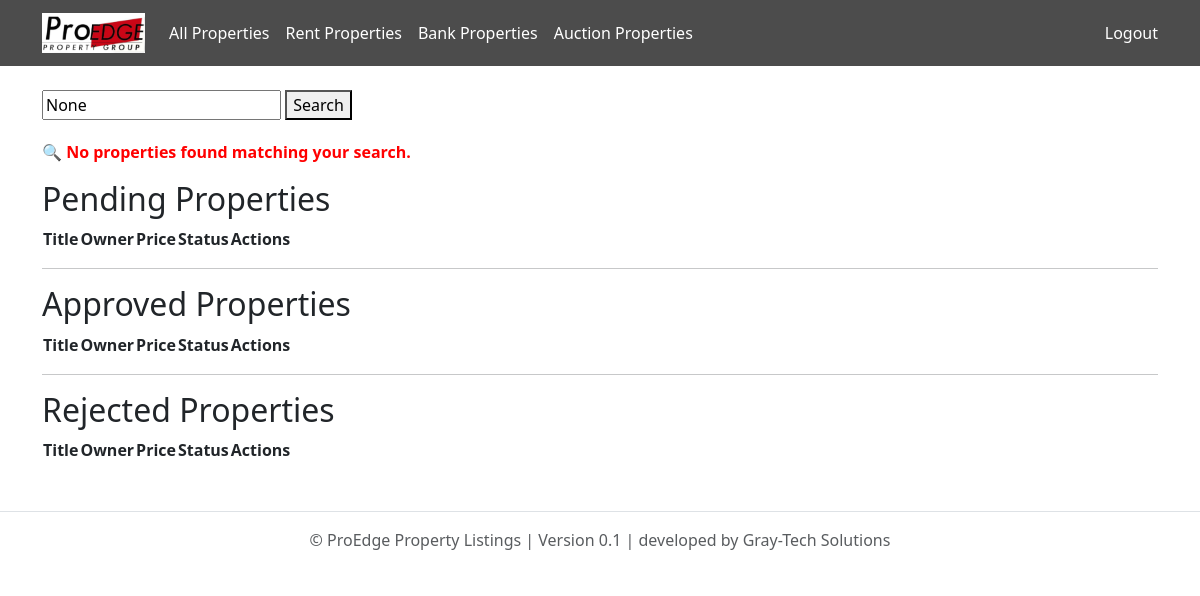
The app's page /adminpanel/properties/ (signed in), older data.
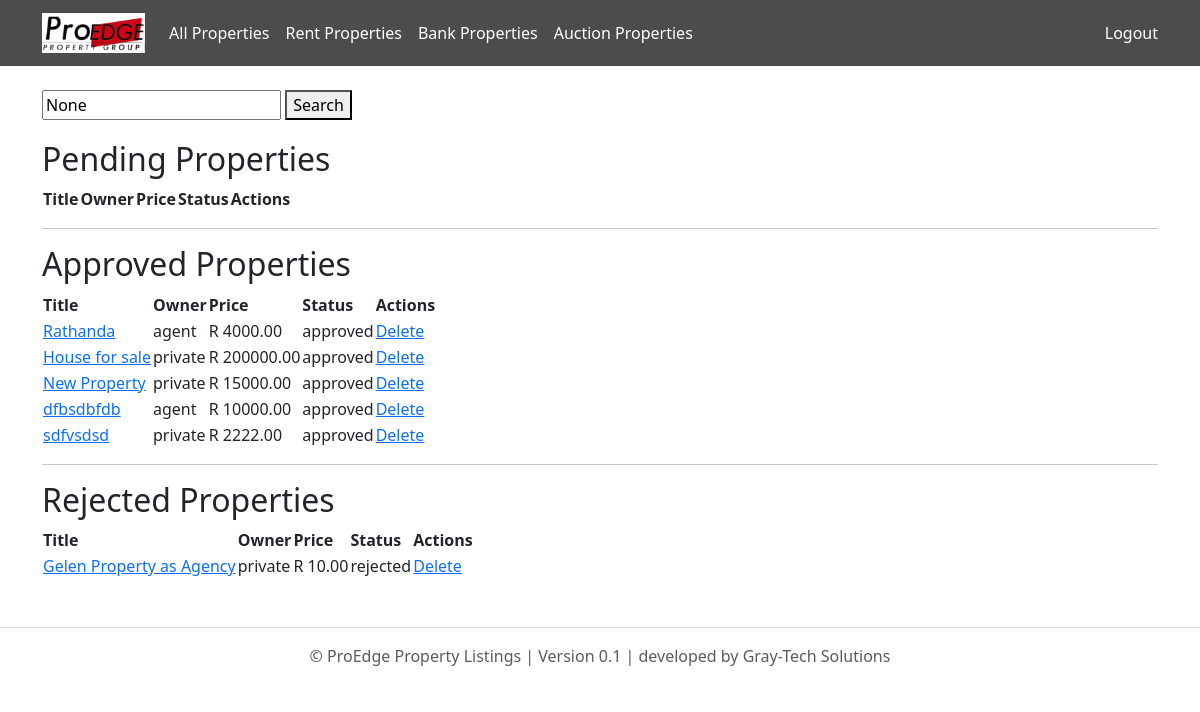
The same page, newer data.
### listings/models.py (models this page shows, shortened)
class Property(models.Model):
    PROPERTY_TYPE_CHOICES = [
        ('house', 'House'),
        ('apartment', 'Apartment'),
        ('land', 'Vacant Land'),
        ('commercial', 'Commercial'),
        ('industrial', 'Industrial'),
    ]
    LISTING_TYPE_CHOICES = [
        ('private', 'Private Seller'),
        ('agent', 'Agent'),
        ('bank', 'Bank Property'),
    ]
    STATUS_CHOICES = [
        ('approved', 'Approved'),
        ('pending', 'Pending'),
        ('rejected', 'Rejected'),
        ('sold', 'Sold'),
    ]
    title = models.CharField(max_length=200)
    description = models.TextField()
    price = models.DecimalField(max_digits=12, decimal_places=2)
    location = models.CharField(max_length=255)
    province = models.CharField(max_length=100)  # Now a free-text field
    area = models.CharField(max_length=100, null=True, blank=True)
    property_type = models.CharField(max_length=20, choices=PROPERTY_TYPE_CHOICES)
    listing_type = models.CharField(max_length=20, choices=LISTING_TYPE_CHOICES, default='')
    status = models.CharField(max_length=20, choices=STATUS_CHOICES)
    latitude = models.DecimalField(max_digits=9, decimal_places=6, null=True, blank=True)
    longitude = models.DecimalField(max_digits=9, decimal_places=6, null=True, blank=True)
    floor_plan = models.FileField(upload_to='floor_plans/', null=True, blank=True)
    number_of_bedrooms = models.PositiveIntegerField(null=True, blank=True)
    number_of_kitchens = models.PositiveIntegerField(null=True, blank=True)
    number_of_bathrooms = models.PositiveIntegerField(null=True, blank=True)
    number_of_garages = models.PositiveIntegerField(null=True, blank=True)
    floor_area_m2 = models.DecimalField(max_digits=10, decimal_places=2, null=True, blank=True)
    erf_size_m2 = models.DecimalField(max_digits=10, decimal_places=2, null=True, blank=True)
    price_per_m2 = models.DecimalField(max_digits=10, decimal_places=2, null=True, blank=True)
    price_per_erf_m2 = models.DecimalField(max_digits=10, decimal_places=2, null=True, blank=True)
    has_parking = models.BooleanField(default=False)
    number_of_parking_slots = models.CharField(max_length=10, blank=True, default="N/A")
    seller = models.ForeignKey(settings.AUTH_USER_MODEL, on_delete=models.CASCADE, related_name='properties')
    buyer = models.ForeignKey(settings.AUTH_USER_MODEL, on_delete=models.SET_NULL, null=True, blank=True, related_name='purchased_properties')
    landlord = models.ForeignKey(settings.AUTH_USER_MODEL, on_delete=models.SET_NULL, null=True, blank=True, related_name='rented_properties')
    tenant = models.ForeignKey(settings.AUTH_USER_MODEL, on_delete=models.SET_NULL, null=True, blank=True, related_name='rented_by_properties')
    agent = models.ForeignKey(settings.AUTH_USER_MODEL, on_delete=models.SET_NULL, null=True, blank=True, related_name='listed_properties')
    bank = models.ForeignKey(settings.AUTH_USER_MODEL, on_delete=models.SET_NULL, null=True, blank=True, related_name='banked_properties')
    auctioneer = models.ForeignKey(settings.AUTH_USER_MODEL, on_delete=models.SET_NULL, null=True, blank=True, related_name='auctioned_properties')
    agency = models.ForeignKey('Agency', on_delete=models.CASCADE, null=True, blank=True, related_name='properties')
    created_at = models.DateTimeField(auto_now_add=True)
    class Meta:
        verbose_name_plural = "Properties"

### adminpanel/views.py (the view, shortened to what this page needs)
# urls.py: path('properties/', views.property_list, name='property_list'),
@staff_required
@staff_required
def property_list(request):
    query = request.GET.get('q')
    approved_properties = Property.objects.filter(status='approved')
    pending_properties = Property.objects.filter(status='pending')
    rejected_properties = Property.objects.filter(status='rejected')
    no_results = (
    not approved_properties.exists() and
    not pending_properties.exists() and
    not rejected_properties.exists()
)
    context = {
    'approved_properties': approved_properties,
    'pending_properties': pending_properties,
    'rejected_properties': rejected_properties,
    'query': query,
    'no_results': no_results,
}
    return render(request, 'adminpanel/property_list.html', context)

### adminpanel/views.py (called while the page is built)
def staff_required(view_func):
    return user_passes_test(lambda u: u.is_staff)(view_func)

### adminpanel/templates/adminpanel/property_list.html (shortened to what this page needs)
{% extends 'base.html' %}
{% block content %}
<form method="get" style="margin-bottom: 20px;">
    <input type="text" name="q" placeholder="Search by title or location" value="{{ query }}">
    <button type="submit">Search</button>
</form>
{% if no_results %}
    <p style="color: red;"><strong>🔍 No properties found matching your search.</strong></p>
{% endif %}
<h2>Pending Properties</h2>
<table>
    <tr>
        <th>Title</th>
        <th>Owner</th>
        <th>Price</th>
        <th>Status</th>
        <th>Actions</th>
    </tr>
</table>
<hr>
<h2>Approved Properties</h2>
<table>
    <tr>
        <th>Title</th>
        <th>Owner</th>
        <th>Price</th>
        <th>Status</th>
        <th>Actions</th>
    </tr>
    {% for prop in approved_properties %}
    {% if prop.status == 'approved' %}
    <tr>
        <td>
            <a href="{% url 'adminpanel:property_detail' prop.id %}">{{ prop.title }}</a>
        </td>
        <td>{{ prop.listing_type }}</td>
        <td>R {{ prop.price }}</td>
        <td>{{ prop.status }}</td>
        <td>
            <a href="{% url 'adminpanel:delete_property' prop.id %}" onclick="return confirm('Delete this property?');">Delete</a>
        </td>
    </tr>
    {% endif %}
    {% endfor %}
</table>
<hr>
<h2>Rejected Properties</h2>
<table>
    <tr>
        <th>Title</th>
        <th>Owner</th>
        <th>Price</th>
        <th>Status</th>
        <th>Actions</th>
    </tr>
    {% for prop in rejected_properties %}
    {% if prop.status == 'rejected' %}
    <tr>
        <td>
            <a href="{% url 'adminpanel:property_detail' prop.id %}">{{ prop.title }}</a>
        </td>
        <td>{{ prop.listing_type }}</td>
        <td>R {{ prop.price }}</td>
        <td>{{ prop.status }}</td>
        <td>
            <a href="{% url 'adminpanel:delete_property' prop.id %}" onclick="return confirm('Delete this property?');">Delete</a>
        </td>
    </tr>
    {% endif %}
    {% endfor %}
</table>
{% endblock %}

Row changes from the older to the newer data that the page shows:
added Property: title "Rathanda", listing_type "agent", price "4000.00", status "approved", shown under "Approved Properties"
added Property: title "House for sale", listing_type "private", price "200000.00", status "approved", shown under "Approved Properties"
added Property: title "New Property", listing_type "private", price "15000.00", status "approved", shown under "Approved Properties"
added Property: title "dfbsdbfdb", listing_type "agent", price "10000.00", status "approved", shown under "Approved Properties"
added Property: title "sdfvsdsd", listing_type "private", price "2222.00", status "approved", shown under "Approved Properties"
added Property: title "Gelen Property as Agency", listing_type "private", price "10.00", status "rejected", shown under "Rejected Properties"
Text that changed along with them:
text no longer shown: "🔍 No properties found matching your search."
